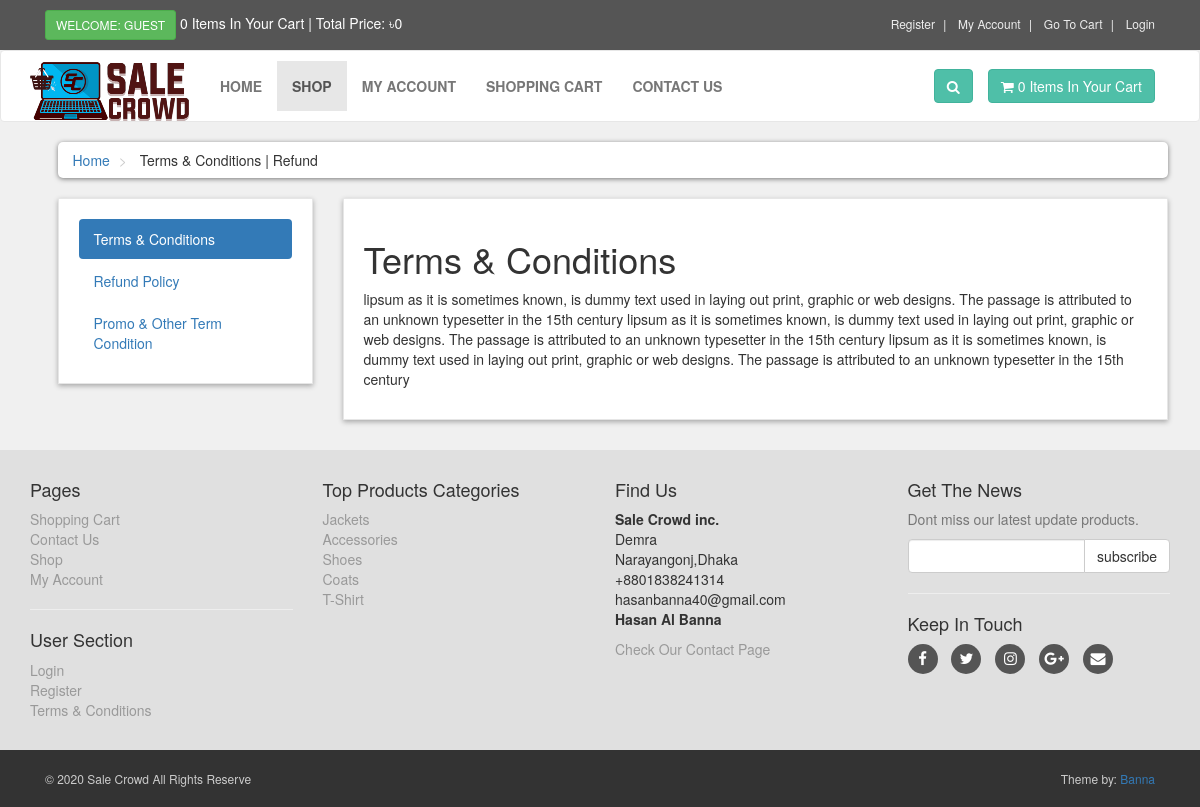
Page /terms.php on the committed database.
### tables this page shows
CREATE TABLE `terms` (
  `term_id` int(10) NOT NULL,
  `term_title` varchar(100) NOT NULL,
  `term_link` varchar(100) NOT NULL,
  `term_desc` text NOT NULL
);

CREATE TABLE `product_categories` (
  `p_cat_id` int(10) NOT NULL,
  `p_cat_title` text NOT NULL,
  `p_cat_top` text NOT NULL,
  `p_cat_image` text NOT NULL
);

### terms.php (the view, shortened to what this page needs)
<?php
    include("includes/header.php");
?>
   <div id="content">
       <div class="container">
           <div class="col-md-12">
               <ul class="breadcrumb">
                   <li>
                       <a href="index.php">Home</a>
                   </li>
                   <li>
                       Terms & Conditions | Refund
                   </li>
               </ul>
           </div>
            <div class="col-md-3">
                <div class="box">
                    <ul class="nav nav-pills nav-stacked">
                        <?php
                        $get_terms = "select * from terms LIMIT 0,1";
                        $run_terms = mysqli_query($con,$get_terms);
                        while($row_terms=mysqli_fetch_array($run_terms)){
                            $term_title = $row_terms['term_title'];
                            $term_link = $row_terms['term_link'];
                        ?>
                        <li class="active">
                            <a data-toggle="pill" href="#<?php echo $term_link; ?>">
                                <?php echo $term_title; ?>
                            </a>
                        </li>
                        <?php } ?>
                        <?php
                            $count_terms = "select * from terms";
                            $run_count_terms = mysqli_query($con,$count_terms);
                            $count = mysqli_num_rows($run_count_terms);
                            $get_terms = "select * from terms LIMIT 1,$count";
                            $run_terms = mysqli_query($con,$get_terms);
                            while($row_terms=mysqli_fetch_array($run_terms)){
                                $term_title = $row_terms['term_title'];
                                $term_link = $row_terms['term_link'];
                        ?>
                        <li>
                            <a data-toggle="pill" href="#<?php echo $term_link; ?>">
                                <?php echo $term_title; ?>
                            </a>
                        </li>
                        <?php } ?>
                    </ul>
                </div>
            </div>
            <div class="col-md-9">
                <div class="box">
                    <div class="tab-content">
                    <?php
                        $get_terms = "select * from terms LIMIT 0,1";
                        $run_terms = mysqli_query($con,$get_terms);
                        while($row_terms=mysqli_fetch_array($run_terms)){
                            $term_title = $row_terms['term_title'];
                            $term_desc = $row_terms['term_desc'];
                            $term_link = $row_terms['term_link'];
                    ?>
                        <div id="<?php echo $term_link; ?>" class="tab-pane fade in active">
                        <h1 class="tabTitle"><?php echo $term_title; ?></h1>
                        <p class="tabDesc"><?php echo $term_desc; ?></p>
                        </div>
                    <?php } ?>
                    </div>
                </div>
            </div>
       </div>
   </div>
   <?php
    include("includes/footer.php");
    ?>
</body>
</html>

### includes/footer.php (shortened to what this page needs)
<div id="footer">
    <div class="container">
        <div class="row">
            <div class="col-sm-6 col-md-3">
               <h4>Pages</h4>
                <ul>
                    <li><a href="cart.php">Shopping Cart</a></li>
                    <li><a href="contact.php">Contact Us</a></li>
                    <li><a href="shop.php">Shop</a></li>
                    <li><a href="customer/my_account.php">My Account</a></li>
                </ul>
                <hr>
                <h4>User Section</h4>
                <ul>
                           <?php
                           if(!isset($_SESSION['customer_email'])){
                               echo"<a href='checkout.php'>Login</a>";
                           }else{
                              echo"<a href='customer/my_account.php?my_orders'>My Account</a>";
                           }
                           ?>
                    <li><a href="customer_register.php">Register</a></li>
                    <li><a href="terms.php">Terms & Conditions</a></li>
                </ul>
            </div>
            <div class="com-sm-6 col-md-3">
                <h4>Top Products Categories</h4>
                <ul>
                    <?php
                        $get_p_cats = "select * from product_categories";
                        $run_p_cats = mysqli_query($con,$get_p_cats);
                        while($row_p_cats=mysqli_fetch_array($run_p_cats)){
                            $p_cat_id = $row_p_cats['p_cat_id'];
                            $p_cat_title = $row_p_cats['p_cat_title'];
                            echo "
                                <li>
                                    <a href='shop.php?p_cat=$p_cat_id'>
                                        $p_cat_title
                                    </a>
                                </li>
                            ";
                        }
                    ?>
                </ul>
            </div>
            <div class="col-sm-6 col-md-3">
                <h4>Find Us</h4>
                <p>
                    <strong>Sale Crowd inc.</strong>
                    <br/>Demra
                    <br/>Narayangonj,Dhaka
                    <br/>+8801838241314
                    <br/>hasanbanna40@gmail.com
                    <br/><strong>Hasan Al Banna</strong>
                </p>
                <a href="contact.php">Check Our Contact Page</a>
            </div>
            <div class="col-sm-6 col-md-3">
                <h4>Get The News</h4>
                <p class="text-muted">
                    Dont miss our latest update products.
                </p>
                <form action="https://feedburner.google.com/fb/a/mailverify" method="post" target="popupwindow" onsubmit="window.open('https://feedburner.google.com/fb/a/mailverify?uri=M-devMedia', 'popupwindow', 'scrollbars=yes,width=550,height=520');return true" method="post">
                    <div class="input-group">
                        <input type="text" class="form-control" name="email">
                        <span class="input-group-btn">
                            <input type="submit" value="subscribe" class="btn btn-default">
                        </span>
                    </div>
                </form>
                <hr>
                <h4>Keep In Touch</h4>
                <p class="social">
                    <a href="#" class="fa fa-facebook"></a>
                    <a href="#" class="fa fa-twitter"></a>
                    <a href="#" class="fa fa-instagram"></a>
                    <a href="#" class="fa fa-google-plus"></a>
                    <a href="#" class="fa fa-envelope"></a>
                </p>
            </div>
        </div>
    </div>
</div>
<div id="copyright">
    <div class="container">
        <div class="col-md-6">
            <p class="pull-left">&copy; 2020 Sale Crowd All Rights Reserve</p>
        </div>
        <div class="col-md-6">
            <p class="pull-right">Theme by: <a href="#">Banna</a></p>
        </div>
    </div>
</div>

### styles/style.css (style rules this page uses)
body { font-size: 14px; line-height: 1.42857143; color: #333333; background: #f0f0f0; overflow-x: hidden; }
.box { background: #ffffff; margin: 0 0 30px; border: solid 1px #e6e6e6; box-sizing: border-box; padding: 20px; box-shadow: 0px 2px 5px rgba(0, 0, 0, .3); }
#content { padding-left: 25px; }
.breadcrumb { padding: 8px 15px; margin-bottom: 20px; background: #ffffff; border-radius: 5px; box-shadow: 0px 1px 5px rgba(0, 0, 0, .5); }
.breadcrumb> li + li:before { content: ">\00a0"; color: #cccccc; }
#footer { background: #e0e0e0; padding: 20px 0; }
#footer a { color: #999999; padding: 0; text-decoration: none; }
#footer ul { list-style: none; padding-left: 0px; }
#footer .social { text-align: left; }
#footer .social a { margin: 0px 10px 0px 0px; display: inline-block; color: #ffffff; width: 30px; height: 30px; border-radius: 15px; line-height: 30px; font-size: 15px; text-align: center; vertical-align: bottom; background: #555555; text-decoration: none; }
#copyright { background: #333333; color: #cccccc; padding: 20px 0px; font-size: 12px; }
#copyright p { margin: 0px; }

### rows in the picture
terms: term_title "Terms & Conditions", term_desc "lipsum as it is sometimes known, is dummy text used in laying out print, graphic or web designs. The passage is attributed to an unknown typesetter in the 15th century lipsum as it is sometimes known, is dummy text used in laying out print, graphic or web designs. The passage is attributed to an unknown typesetter in the 15th century lipsum as it is sometimes known, is dummy text used in laying out print, graphic or web designs. The passage is attributed to an unknown typesetter in the 15th century"
terms: term_title "Refund Policy"
terms: term_title "Promo & Other Term Condition"
product_categories: p_cat_title "Jackets"
product_categories: p_cat_title "Accessories"
product_categories: p_cat_title "Shoes"
product_categories: p_cat_title "Coats"
product_categories: p_cat_title "T-Shirt"

### other values in the picture
$count_items "0 0"
$total "0"
